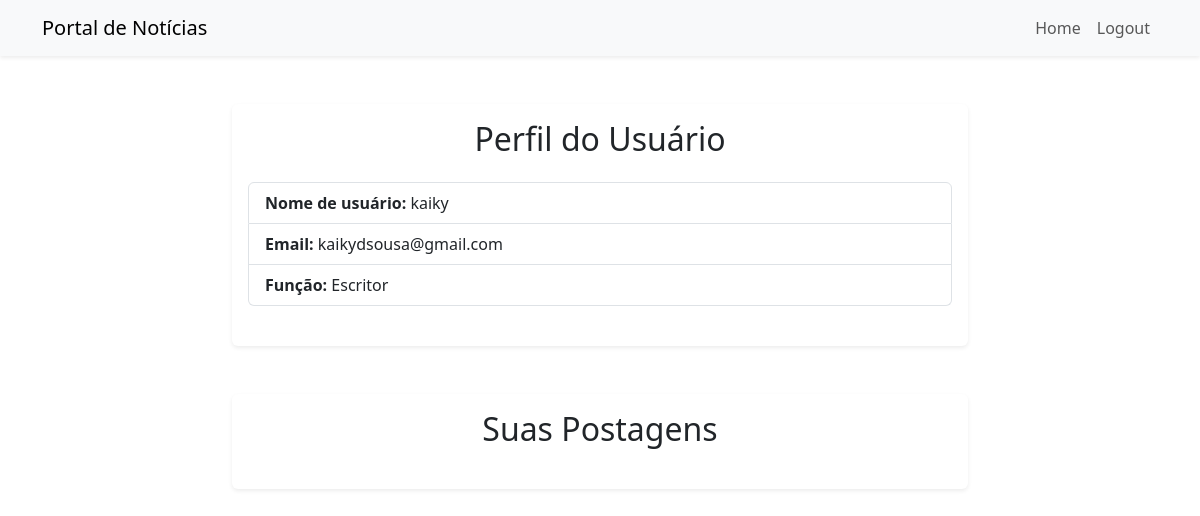
Before: /profile/ (signed in) with the older database file.
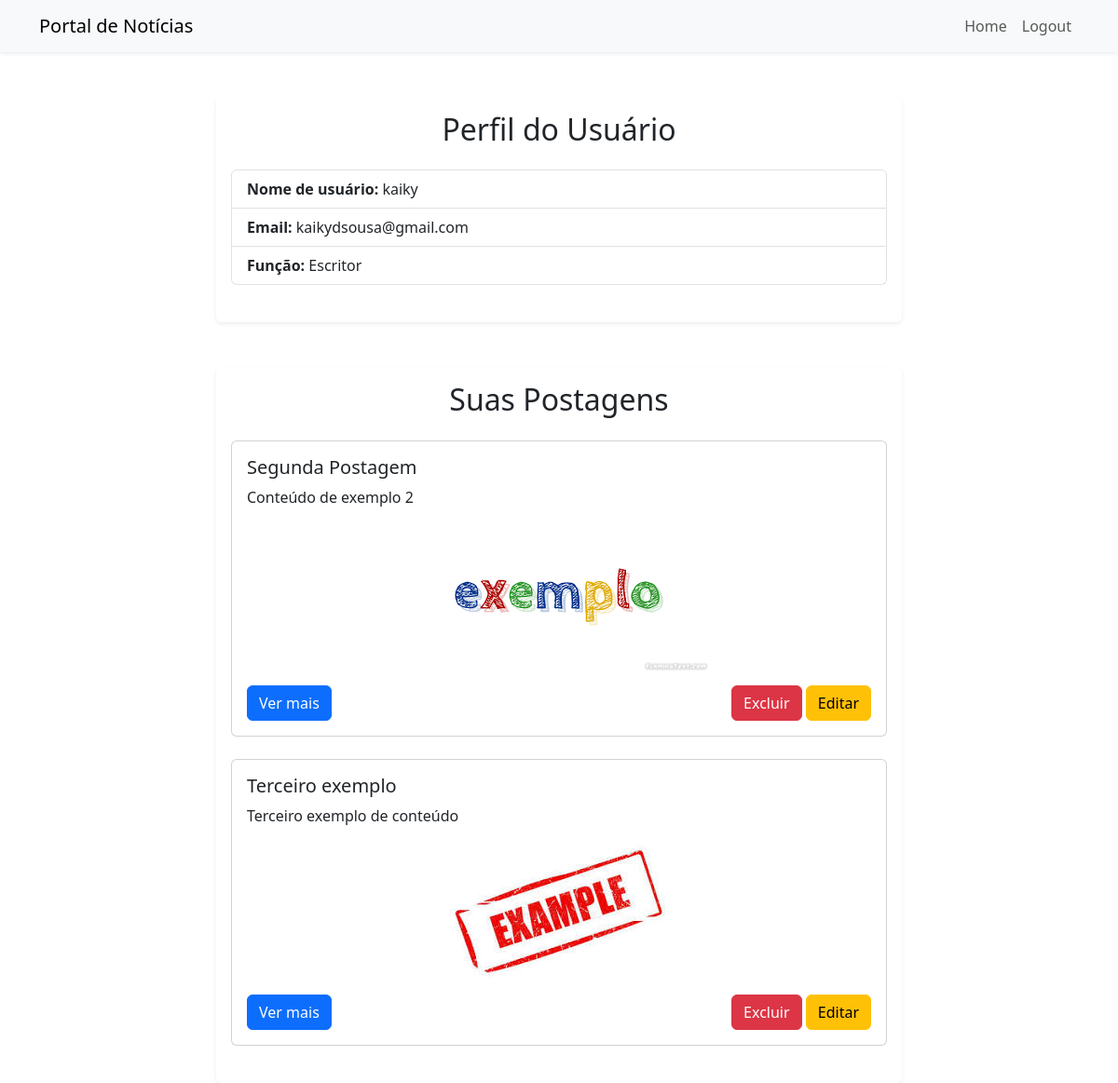
After: the same page with the newer database file.
### home/models.py (models this page shows, shortened)
class CustomUser(AbstractUser):
    email = models.EmailField(unique=True, blank=False, null=False)
    LEITOR = "Leitor"
    ESCRITOR = "Escritor"
    LEITOR_OU_ESCRITOR = {
        LEITOR: "Leitor",
        ESCRITOR: "Escritor",
    }
    role = models.CharField(
        max_length=10, choices=LEITOR_OU_ESCRITOR.items(), default=LEITOR
    )

### postagem/models.py (models this page shows, shortened)
class Postagem(models.Model):
    tags = models.CharField(max_length=100)
    data = models.DateTimeField(auto_now_add=True)
    titulo = models.CharField(max_length=100)
    conteudo = models.TextField()
    imagem = models.ImageField(upload_to='imagens/%Y/%m/%d', null=True, blank=True )
    autor = models.ForeignKey('home.CustomUser', on_delete=models.CASCADE)
    publicada = models.BooleanField(default=False)

### home/views.py (the view)
# urls.py: path('profile/', profile_view, name='user_profile'),
def profile_view(request):
    posts_usuario = Postagem.objects.filter(autor=request.user)
    return render(request, 'profile.html', {'user':request.user, 'postagem':Postagem.objects.all(),'post_usuario':posts_usuario})

### templates/profile.html (shortened to what this page needs)
<!DOCTYPE html>
<html lang="en">
<head>
    <link href="https://cdn.jsdelivr.net/npm/bootstrap@5.3.0-alpha1/dist/css/bootstrap.min.css" rel="stylesheet">
</head>
<body>
<nav class="navbar navbar-expand-lg navbar-light bg-light shadow-sm">
    <div class="container">
        <a class="navbar-brand" href="#">Portal de Notícias</a>
        <div class="collapse navbar-collapse" id="navbarNav">
            <ul class="navbar-nav ms-auto">
                <li class="nav-item">
                    <a class="nav-link" href="{% url 'home' %}">Home</a>
                </li>
                <li class="nav-item">
                    <a class="nav-link" href="/logout">Logout</a>
                </li>
            </ul>
        </div>
    </div>
</nav>
<div class="container mt-5">
    <div class="row justify-content-center">
        <div class="col-lg-8">
            <div class="card shadow-sm border-0">
                <div class="card-body">
                    <h2 class="card-title text-center mb-4">Perfil do Usuário</h2>
                    <ul class="list-group mb-4">
                        <li class="list-group-item"><strong>Nome de usuário:</strong> {{ user.username }}</li>
                        <li class="list-group-item"><strong>Email:</strong> {{ user.email }}</li>
                        <li class="list-group-item"><strong>Função:</strong> {{ user.role }}</li>
                    </ul>
                </div>
            </div>
        </div>
    </div>
</div>
<div class="container mt-5">
    <div class="row justify-content-center">
        <div class="col-lg-8">
            <div class="card shadow-sm border-0">
                <div class="card-body">
                    <h2 class="card-title text-center mb-4">Suas Postagens</h2>
                    {% for postagem in post_usuario %}
                        <div class="card mb-4">
                            <div class="card-body">
                                <h5 class="card-title">{{ postagem.titulo }}</h5>
                                <p class="card-text">{{ postagem.conteudo }}</p>
                                {% if postagem.imagem %}
                                    <div class="mb-3 text-center">
                                        <img src="{{ postagem.imagem.url }}" alt="Imagem da postagem" class="img-fluid rounded">
                                    </div>
                                {% endif %}
                                <div class="d-flex justify-content-between">
                                    <a href="{% url 'post_detail' postagem.id %}" class="btn btn-primary">Ver mais</a>
                                    <div>
                                        <form action="{% url 'delete_post' postagem.id %}" method="POST" style="display:inline;">
                                            <button type="submit" class="btn btn-danger" onclick="return confirm('Tem certeza que deseja excluir esta postagem?')">Excluir</button>
                                        </form>
                                        <a href="{% url 'edit_post' postagem.id %}" class="btn btn-warning">Editar</a>
                                    </div>
                                </div>
                            </div>
                        </div>
                    {% endfor %}
                </div>
            </div>
        </div>
    </div>
</div>
</body>
</html>

Changed rows visible on the page:
added Postagem: titulo "Segunda Postagem", conteudo "Conteúdo de exemplo 2", imagem (picture)
added Postagem: titulo "Terceiro exemplo", conteudo "Terceiro exemplo de conteúdo", imagem (picture)
